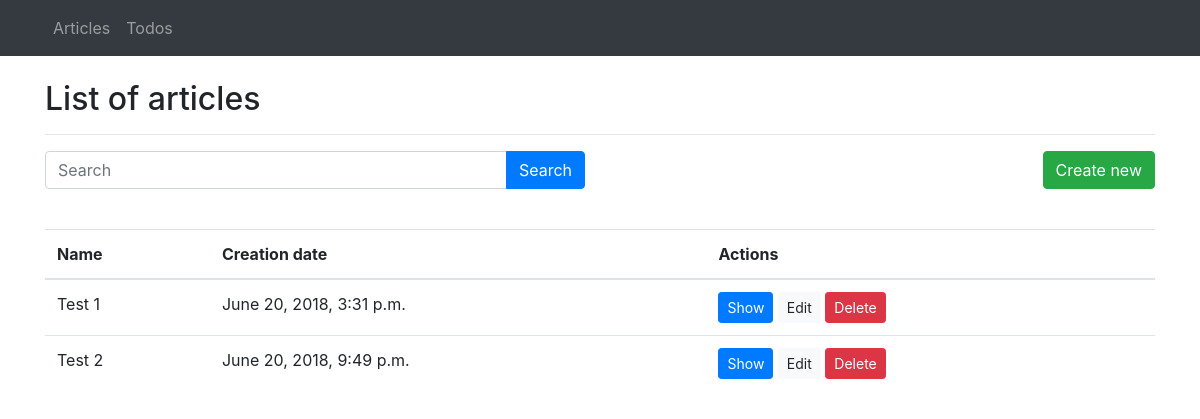
Before: / with the older database file.
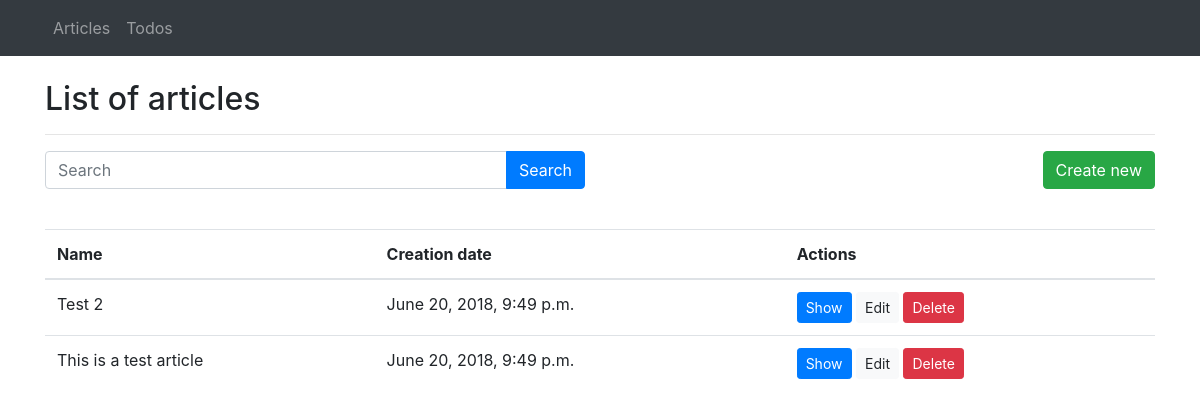
After: the same page with the newer database file.
### app/models.py (models this page shows, shortened)
class Article(models.Model):
    id = models.BigAutoField(primary_key=True)
    name = models.CharField(max_length=50)
    content = models.TextField()
    create_date = models.DateTimeField(default=timezone.now())

### app/views/article_views.py (the view)
# urls.py: path('', article_views.index, name='index'),
@require_GET
def index(request):
    articles = Article.objects.all()
    return render(request, 'article/index.html', {'articles':articles})

### app/templates/article/index.html (shortened to what this page needs)
{% extends "base.html" %}
{% block content %}
  <div class="container">
    <div>
      <h2>List of articles</h2>
      <hr>
      <div class="row">
        <div class="col-md-6">
          <form action="{% url 'article-search' %}" method="post">
            <div class="input-group mb-3">
              <input class="form-control" placeholder="Search" name="search"/>
              <div class="input-group-append">
                <button class="btn btn-primary" type="submit">Search</button>
              </div>
            </div>
          </form>
        </div>
        <div class="col-md-6">
          <a href="{% url 'article-create' %}" class="btn btn-success float-right">Create new</a>
        </div>
      </div>
      <br>
    </div>
    <table class="table">
      <thead>
        <tr>
          <th>Name</th>
          <th>Creation date</th>
          <th>Actions</th>
        </tr>
      </thead>
      <tbody>
        {% for a in articles %}
          <tr>
            <td>{{a.name}}</td>
            <td>{{a.create_date}}</td>
            <td>
              <a href="{% url 'article-show' a.id %}" class="btn btn-primary btn-sm">Show</a>
              <a href="{% url 'article-edit' a.id %}" class="btn btn-light btn-sm">Edit</a>
              <button data-toggle="modal" data-target="#deleteArticleModal" class="btn btn-danger btn-sm">Delete</button>
            </td>
          </tr>
        {% endfor %}
      </tbody>
    </table>
  </div>
{% endblock content %}

Changed rows visible on the page:
removed Article: name "Test 1", create_date "June 20, 2018, 3:31 p.m."
added Article: name "This is a test article", create_date "June 20, 2018, 9:49 p.m."
